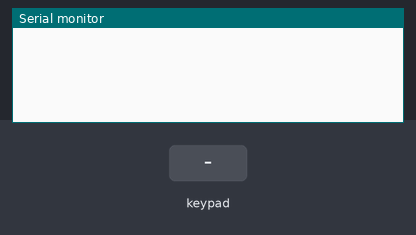
A sketch run on a simulated Arduino Uno, built with avr-gcc and run on an emulated ATmega328P. Shown: the last lines printed to the serial monitor. The inputs (shaded band) are chosen by the test bench.

Above: at 1.2 s.
1.3 s: key '1' pressed
At 2.4 s:
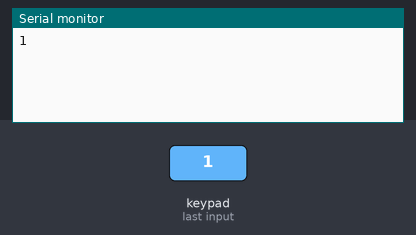
2.8 s: keypad keys 1 2 3 4 # pressed 0.4 s apart
At 4.8 s:
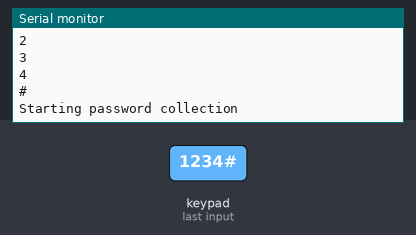
6.3 s: key '*' pressed
At 7.3 s:
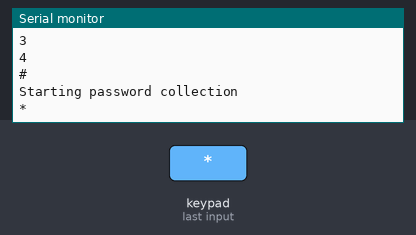
7.8 s: keypad keys 1 2 3 4 pressed 0.4 s apart
At 8.9 s:
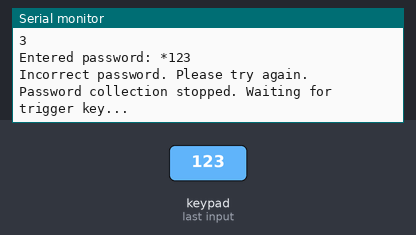
Timing chart, 0 to 10.8 s (numbered marks = the images above; inputs shaded):
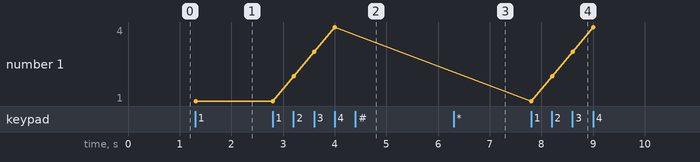

The sketch:

Keypad_Practice.ino
```cpp
// References:
// http://playground.arduino.cc/Code/Keypad
// http://playground.arduino.cc/Main/KeypadTutorial
// http://dlnmh9ip6v2uc.cloudfront.net/datasheets/Components/General/SparkfunCOM-08653_Datasheet.pdf

// Libraries
#include <Key.h>
#include <Keypad.h>

const byte ROWS = 4; // Four rows
const byte COLS = 3; // Three columns

// Define keymap
char keys[ROWS][COLS] = {
  {'1','2','3'},
  {'4','5','6'},
  {'7','8','9'},
  {'*','0','#'}
};

byte rowPins[ROWS] = {5, 6, 7, 8}; //connect to the row pinouts of the keypad
byte colPins[COLS] = {2, 3, 4}; //connect to the column pinouts of the keypad

// Create the Keypad
Keypad kpd = Keypad(makeKeymap(keys), rowPins, colPins, ROWS, COLS);

// Password
String masterPassword = "1234"; // Password
char triggerKey = '#'; // Trigger to begin password collection

// User Data
String currentPassword = "";
boolean collecting = false;

void setup() {
  Serial.begin(9600);
}

void loop() {
  char key = kpd.getKey(); // Store key press

  if (key) { // If valid key pressed
    Serial.println(key);
    if (!collecting) { // If not already collecting
      if (key == triggerKey) { // If trigger to start password collection
        toggleCollecting(true);
      }
    } else { // If collecting
      currentPassword += key; // Add the latest key
      if (currentPassword.length() == 4) { // If password finished
        Serial.println("Entered password: " + currentPassword);
        if (currentPassword == masterPassword) { // If correct password
          Serial.println("Correct password");
        } else {
          Serial.println("Incorrect password. Please try again.");
        }
        currentPassword = ""; // Reset password
        toggleCollecting(false);
      }
    }
  }
}

void toggleCollecting(boolean state) {
  collecting = state; // Set to true/false state
  if (state) {
    Serial.println("Starting password collection");
  } else {
    Serial.println("Password collection stopped. Waiting for trigger key...");
  }
}
```

Measured:
- after the input at 1.3 s, the serial monitor: prints a new line at once (image 1)
- after the input at 2.8 s, the serial monitor: prints a new line after 0.41 s (image 2)
- after the input at 6.3 s, the serial monitor: prints a new line at once (image 3)
- after the input at 7.8 s, the serial monitor: prints a new line at once (image 4)
- plotted number 1: 1 → 4 after the input at 2.8 s
